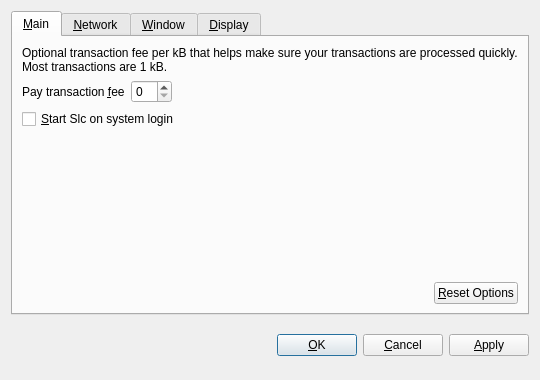
<?xml version="1.0" encoding="UTF-8"?>
<ui version="4.0">
 <class>OptionsDialog</class>
 <widget class="QDialog" name="OptionsDialog">
  <property name="geometry">
   <rect>
    <x>0</x>
    <y>0</y>
    <width>540</width>
    <height>380</height>
   </rect>
  </property>
  <property name="windowTitle">
   <string>Options</string>
  </property>
  <property name="modal">
   <bool>true</bool>
  </property>
  <layout class="QVBoxLayout" name="verticalLayout">
   <item>
    <widget class="QTabWidget" name="tabWidget">
     <property name="tabPosition">
      <enum>QTabWidget::North</enum>
     </property>
     <property name="currentIndex">
      <number>0</number>
     </property>
     <widget class="QWidget" name="tabMain">
      <attribute name="title">
       <string>&amp;Main</string>
      </attribute>
      <layout class="QVBoxLayout" name="verticalLayout_Main">
       <item>
        <widget class="QLabel" name="transactionFeeInfoLabel">
         <property name="text">
          <string>Optional transaction fee per kB that helps make sure your transactions are processed quickly. Most transactions are 1 kB.</string>
         </property>
         <property name="textFormat">
          <enum>Qt::PlainText</enum>
         </property>
         <property name="wordWrap">
          <bool>true</bool>
         </property>
        </widget>
       </item>
       <item>
        <layout class="QHBoxLayout" name="horizontalLayout_1_Main">
         <item>
          <widget class="QLabel" name="transactionFeeLabel">
           <property name="text">
            <string>Pay transaction &amp;fee</string>
           </property>
           <property name="textFormat">
            <enum>Qt::PlainText</enum>
           </property>
           <property name="buddy">
            <cstring>transactionFee</cstring>
           </property>
          </widget>
         </item>
         <item>
          <widget class="BitcoinAmountField" name="transactionFee"/>
         </item>
         <item>
          <spacer name="horizontalSpacer_1_Main">
           <property name="orientation">
            <enum>Qt::Horizontal</enum>
           </property>
           <property name="sizeHint" stdset="0">
            <size>
             <width>40</width>
             <height>20</height>
            </size>
           </property>
          </spacer>
         </item>
        </layout>
       </item>
       <item>
        <widget class="QCheckBox" name="bitcoinAtStartup">
         <property name="toolTip">
          <string>Automatically start Slc after logging in to the system.</string>
         </property>
         <property name="text">
          <string>&amp;Start Slc on system login</string>
         </property>
        </widget>
       </item>
       <item>
        <spacer name="verticalSpacer_Main">
         <property name="orientation">
          <enum>Qt::Vertical</enum>
         </property>
         <property name="sizeHint" stdset="0">
          <size>
           <width>20</width>
           <height>40</height>
          </size>
         </property>
        </spacer>
       </item>
       <item>
        <layout class="QHBoxLayout" name="horizontalLayout_2_Main">
         <item>
          <spacer name="horizontalSpacer_2_Main">
           <property name="orientation">
            <enum>Qt::Horizontal</enum>
           </property>
           <property name="sizeHint" stdset="0">
            <size>
             <width>40</width>
             <height>20</height>
            </size>
           </property>
          </spacer>
         </item>
         <item>
          <widget class="QPushButton" name="resetButton">
           <property name="toolTip">
            <string>Reset all client options to default.</string>
           </property>
           <property name="text">
            <string>&amp;Reset Options</string>
           </property>
           <property name="autoDefault">
            <bool>false</bool>
           </property>
          </widget>
         </item>
        </layout>
       </item>
      </layout>
     </widget>
     <widget class="QWidget" name="tabNetwork">
      <attribute name="title">
       <string>&amp;Network</string>
      </attribute>
      <layout class="QVBoxLayout" name="verticalLayout_Network">
       <item>
        <widget class="QCheckBox" name="mapPortUpnp">
         <property name="toolTip">
          <string>Automatically open the Slc client port on the router. This only works when your router supports UPnP and it is enabled.</string>
         </property>
         <property name="text">
          <string>Map port using &amp;UPnP</string>
         </property>
        </widget>
       </item>
       <item>
        <widget class="QCheckBox" name="connectSocks">
         <property name="toolTip">
          <string>Connect to the Slc network through a SOCKS proxy (e.g. when connecting through Tor).</string>
         </property>
         <property name="text">
          <string>&amp;Connect through SOCKS proxy:</string>
         </property>
        </widget>
       </item>
       <item>
        <layout class="QHBoxLayout" name="horizontalLayout_Network">
         <item>
          <widget class="QLabel" name="proxyIpLabel">
           <property name="text">
            <string>Proxy &amp;IP:</string>
           </property>
           <property name="textFormat">
            <enum>Qt::PlainText</enum>
           </property>
           <property name="buddy">
            <cstring>proxyIp</cstring>
           </property>
          </widget>
         </item>
         <item>
          <widget class="QValidatedLineEdit" name="proxyIp">
           <property name="maximumSize">
            <size>
             <width>140</width>
             <height>16777215</height>
            </size>
           </property>
           <property name="toolTip">
            <string>IP address of the proxy (e.g. 127.0.0.1)</string>
           </property>
          </widget>
         </item>
         <item>
          <widget class="QLabel" name="proxyPortLabel">
           <property name="text">
            <string>&amp;Port:</string>
           </property>
           <property name="textFormat">
            <enum>Qt::PlainText</enum>
           </property>
           <property name="buddy">
            <cstring>proxyPort</cstring>
           </property>
          </widget>
         </item>
         <item>
          <widget class="QLineEdit" name="proxyPort">
           <property name="maximumSize">
            <size>
             <width>55</width>
             <height>16777215</height>
            </size>
           </property>
           <property name="toolTip">
            <string>Port of the proxy (e.g. 9050)</string>
           </property>
          </widget>
         </item>
         <item>
          <widget class="QLabel" name="socksVersionLabel">
           <property name="text">
            <string>SOCKS &amp;Version:</string>
           </property>
           <property name="textFormat">
            <enum>Qt::PlainText</enum>
           </property>
           <property name="buddy">
            <cstring>socksVersion</cstring>
           </property>
          </widget>
         </item>
         <item>
          <widget class="QValueComboBox" name="socksVersion">
           <property name="toolTip">
            <string>SOCKS version of the proxy (e.g. 5)</string>
           </property>
          </widget>
         </item>
         <item>
          <spacer name="horizontalSpacer_Network">
           <property name="orientation">
            <enum>Qt::Horizontal</enum>
           </property>
           <property name="sizeHint" stdset="0">
            <size>
             <width>40</width>
             <height>20</height>
            </size>
           </property>
          </spacer>
         </item>
        </layout>
       </item>
       <item>
        <spacer name="verticalSpacer_Network">
         <property name="orientation">
          <enum>Qt::Vertical</enum>
         </property>
         <property name="sizeHint" stdset="0">
          <size>
           <width>20</width>
           <height>40</height>
          </size>
         </property>
        </spacer>
       </item>
      </layout>
     </widget>
     <widget class="QWidget" name="tabWindow">
      <attribute name="title">
       <string>&amp;Window</string>
      </attribute>
      <layout class="QVBoxLayout" name="verticalLayout_Window">
       <item>
        <widget class="QCheckBox" name="minimizeToTray">
         <property name="toolTip">
          <string>Show only a tray icon after minimizing the window.</string>
         </property>
         <property name="text">
          <string>&amp;Minimize to the tray instead of the taskbar</string>
         </property>
        </widget>
       </item>
       <item>
        <widget class="QCheckBox" name="minimizeOnClose">
         <property name="toolTip">
          <string>Minimize instead of exit the application when the window is closed. When this option is enabled, the application will be closed only after selecting Quit in the menu.</string>
         </property>
         <property name="text">
          <string>M&amp;inimize on close</string>
         </property>
        </widget>
       </item>
       <item>
        <spacer name="verticalSpacer_Window">
         <property name="orientation">
          <enum>Qt::Vertical</enum>
         </property>
         <property name="sizeHint" stdset="0">
          <size>
           <width>20</width>
           <height>40</height>
          </size>
         </property>
        </spacer>
       </item>
      </layout>
     </widget>
     <widget class="QWidget" name="tabDisplay">
      <attribute name="title">
       <string>&amp;Display</string>
      </attribute>
      <layout class="QVBoxLayout" name="verticalLayout_Display">
       <item>
        <layout class="QHBoxLayout" name="horizontalLayout_1_Display">
         <item>
          <widget class="QLabel" name="langLabel">
           <property name="text">
            <string>User Interface &amp;language:</string>
           </property>
           <property name="textFormat">
            <enum>Qt::PlainText</enum>
           </property>
           <property name="buddy">
            <cstring>lang</cstring>
           </property>
          </widget>
         </item>
         <item>
          <widget class="QValueComboBox" name="lang">
           <property name="toolTip">
            <string>The user interface language can be set here. This setting will take effect after restarting Slc.</string>
           </property>
          </widget>
         </item>
        </layout>
       </item>
       <item>
        <layout class="QHBoxLayout" name="horizontalLayout_2_Display">
         <item>
          <widget class="QLabel" name="unitLabel">
           <property name="text">
            <string>&amp;Unit to show amounts in:</string>
           </property>
           <property name="textFormat">
            <enum>Qt::PlainText</enum>
           </property>
           <property name="buddy">
            <cstring>unit</cstring>
           </property>
          </widget>
         </item>
         <item>
          <widget class="QValueComboBox" name="unit">
           <property name="toolTip">
            <string>Choose the default subdivision unit to show in the interface and when sending coins.</string>
           </property>
          </widget>
         </item>
        </layout>
       </item>
       <item>
        <widget class="QCheckBox" name="displayAddresses">
         <property name="toolTip">
          <string>Whether to show Slc addresses in the transaction list or not.</string>
         </property>
         <property name="text">
          <string>&amp;Display addresses in transaction list</string>
         </property>
        </widget>
       </item>
       <item>
        <spacer name="verticalSpacer_Display">
         <property name="orientation">
          <enum>Qt::Vertical</enum>
         </property>
         <property name="sizeHint" stdset="0">
          <size>
           <width>20</width>
           <height>40</height>
          </size>
         </property>
        </spacer>
       </item>
      </layout>
     </widget>
    </widget>
   </item>
   <item>
    <layout class="QHBoxLayout" name="horizontalLayout_Buttons">
     <item>
      <spacer name="horizontalSpacer_1">
       <property name="orientation">
        <enum>Qt::Horizontal</enum>
       </property>
       <property name="sizeHint" stdset="0">
        <size>
         <width>40</width>
         <height>48</height>
        </size>
       </property>
      </spacer>
     </item>
     <item>
      <widget class="QLabel" name="statusLabel">
       <property name="font">
        <font>
         <weight>75</weight>
         <bold>true</bold>
        </font>
       </property>
       <property name="text">
        <string/>
       </property>
       <property name="textFormat">
        <enum>Qt::PlainText</enum>
       </property>
       <property name="wordWrap">
        <bool>true</bool>
       </property>
      </widget>
     </item>
     <item>
      <spacer name="horizontalSpacer_2">
       <property name="orientation">
        <enum>Qt::Horizontal</enum>
       </property>
       <property name="sizeHint" stdset="0">
        <size>
         <width>40</width>
         <height>48</height>
        </size>
       </property>
      </spacer>
     </item>
     <item>
      <widget class="QPushButton" name="okButton">
       <property name="text">
        <string>&amp;OK</string>
       </property>
      </widget>
     </item>
     <item>
      <widget class="QPushButton" name="cancelButton">
       <property name="text">
        <string>&amp;Cancel</string>
       </property>
       <property name="autoDefault">
        <bool>false</bool>
       </property>
      </widget>
     </item>
     <item>
      <widget class="QPushButton" name="applyButton">
       <property name="text">
        <string>&amp;Apply</string>
       </property>
       <property name="autoDefault">
        <bool>false</bool>
       </property>
      </widget>
     </item>
    </layout>
   </item>
  </layout>
 </widget>
 <customwidgets>
  <customwidget>
   <class>BitcoinAmountField</class>
   <extends>QSpinBox</extends>
   <header>bitcoinamountfield.h</header>
  </customwidget>
  <customwidget>
   <class>QValueComboBox</class>
   <extends>QComboBox</extends>
   <header>qvaluecombobox.h</header>
  </customwidget>
  <customwidget>
   <class>QValidatedLineEdit</class>
   <extends>QLineEdit</extends>
   <header>qvalidatedlineedit.h</header>
  </customwidget>
 </customwidgets>
 <resources/>
 <connections/>
</ui>
